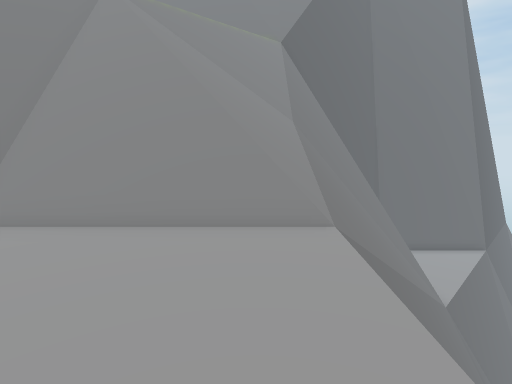
view 1 (above)

12 first-person views from a walk through a Unity game level. The camera is 1.4 m above the floor, tilts 10° down and sees 80° across. The floor is counted in squares, 1 m on a side. Each view is taken from the middle of a square. On the plan, view 1 faces up. The plan holds only what a view shows up to about 14 squares ahead; the rest is blank. The place goes on beyond the plan. The player character is not drawn.

view 2
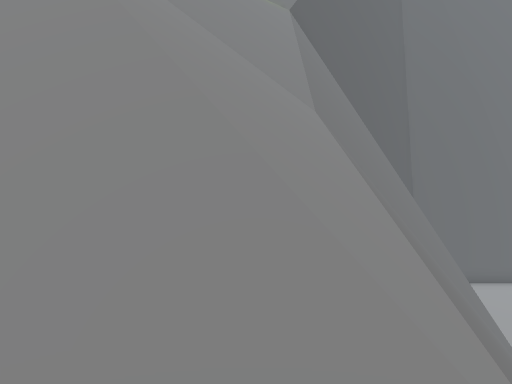

view 3
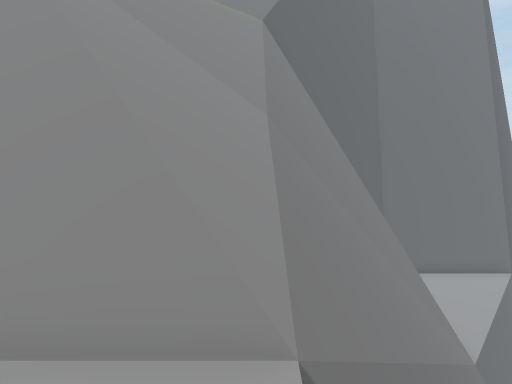

view 4
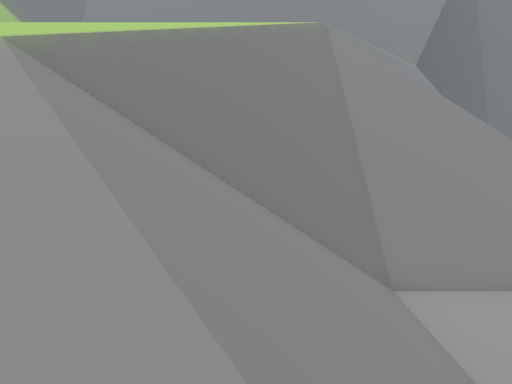

view 5
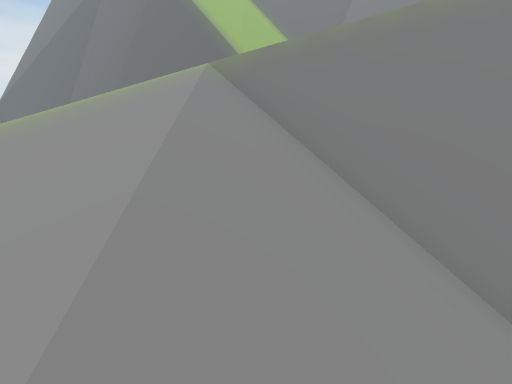

view 6
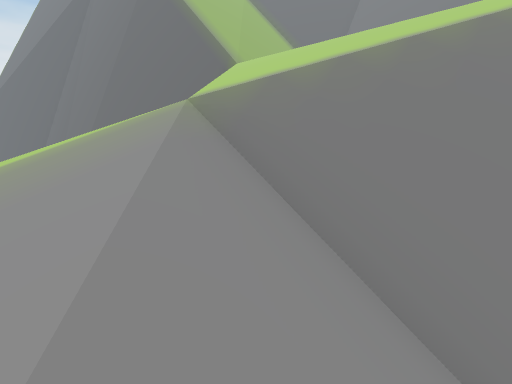

view 7
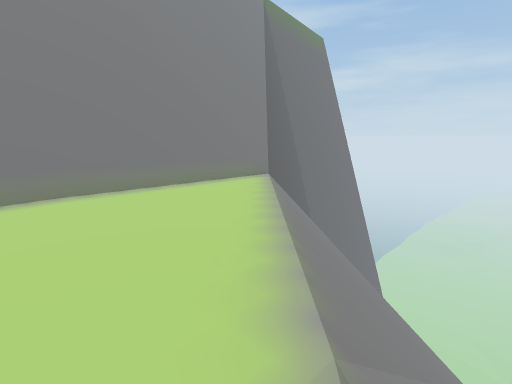

view 8
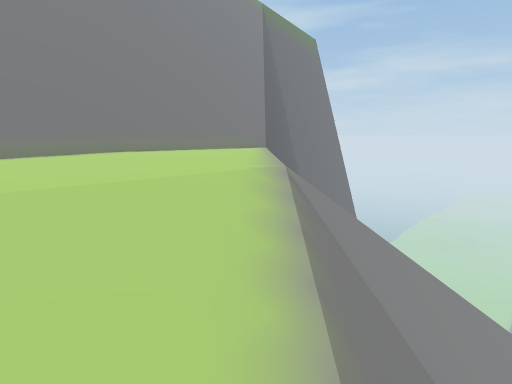

view 9
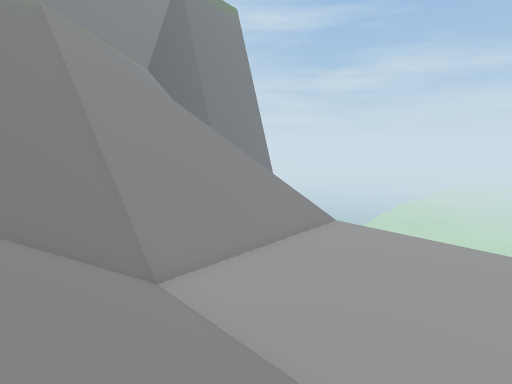

view 10
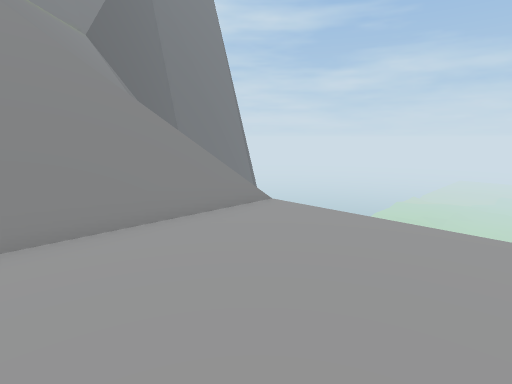

view 11
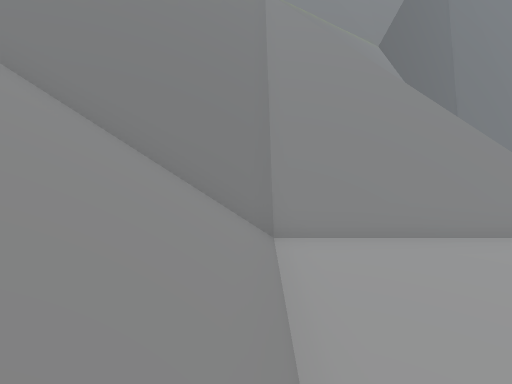

view 12
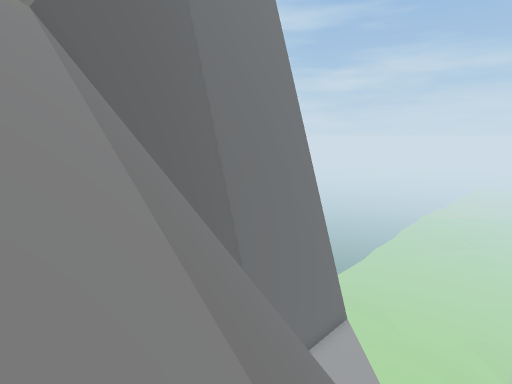

### Floor plan
Key: @ floor where view 1 was taken; # wall or solid block; . main floor; - floor 6.5 m lower than the main floor; / step, stairs or slope; = window, fence, low wall or low ledge; ^ raised ledge; v drop or lower ground.
Columns run from 24 left of view 1 to 12 right of it. Each row starts with its distance up from view 1.
 18                  ^^^^^^^^^^#vvvvvvvvv
 17                  ##########vvv  vvvvv
 16                  ......../v      vvvv
 15                  .......//vv    vvvv^
 14                  ......///vvv   vvv^
 13     ////        ......////vvvv  vv=
 12     ////        ...../////vvvvv vv=
 11     //// ...........//////vvvvvvvv=
 10  vvvvvvv //////////v//////vvvvvvvv
  9  vvvvv   /////////vvv/////vvvvvvv
  8 vvvv      ///////vvvvv////vvvvvv
  7            /////vv=^ =v///vvvvv
  6             ///v###^^^^==/vvv
  5              //==========/v
  4             ////////------
  3             ////////------
  2              ///////------
  1                 ////------
  0                  / /----@-

Where each view was taken, in squares from view 1:
view 1: 0 up, 0 right, facing up
view 2: 4 up, 0 right, facing up
view 3: 3 up, 1 right, facing up
view 4: 0 up, 7 left, facing up
view 5: 2 up, 7 left, facing up-left
view 6: 3 up, 8 left, facing up-left
view 7: 10 up, 6 left, facing up-right
view 8: 8 up, 8 left, facing up-right
view 9: 0 up, 7 left, facing up-right
view 10: 0 up, 4 left, facing up-right
view 11: 0 up, 5 left, facing up
view 12: 10 up, 0 right, facing up-right
